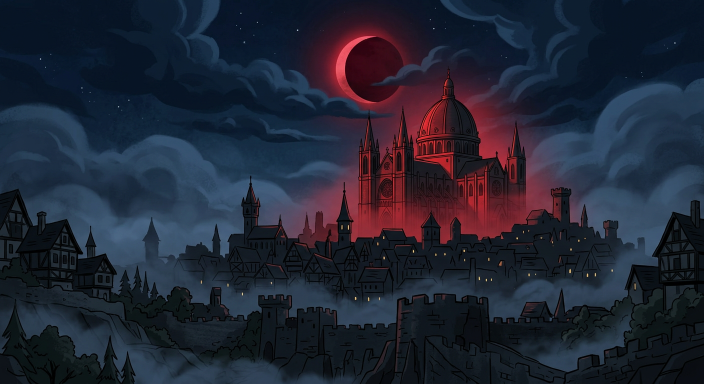
#> input picture images/bg-eclipse.png, 1408 x 768 px (shown at 1/2 size)
$ python -i build_video.py   (imports and definitions only)
#> lines starting #> are read from the running program, lines starting #| are printed output that depends on the picture
import os, subprocess, shutil, re, wave
import numpy as np
from PIL import Image, ImageDraw, ImageFont, ImageFilter, ImageEnhance
import imageio_ffmpeg

# [1 line that did not run here, left out]
W, H, FPS = 1280, 720, 24
BG = "build4"
# [2 lines not run here, left out]

FONT_B = "/usr/share/fonts/truetype/dejavu/DejaVuSerif-Bold.ttf"
FONT_R = "/usr/share/fonts/truetype/dejavu/DejaVuSerif.ttf"

def font(p, s): return ImageFont.truetype(p, s)

_VIG = None
# [8 lines left out: function vignette, not called in this run]

def fit(img, w=W, h=H):
    img = img.convert("RGB")
    s = max(w / img.width, h / img.height)
    img = img.resize((int(img.width * s), int(img.height * s)), Image.LANCZOS)
    x = (img.width - w) // 2; y = (img.height - h) // 2
    return img.crop((x, y, x + w, y + h))

def img(n): return fit(Image.open(f"images/{n}"))

_BRAND = None
# [51 lines left out: functions brand_overlay, wrap, caption_overlay, lower_overlay, badge_overlay, not called in this run]

def chapter_card(title, sub=None):
    im = Image.new("RGB", (W, H), (10, 8, 6)); d = ImageDraw.Draw(im)
    for r in range(700, 0, -4):
        c = int(16 + (r / 700) * 26)
        d.ellipse([W/2 - r, H/2 - r, W/2 + r, H/2 + r], fill=(c, c - 2, c - 6))
    f = font(FONT_B, 58)
    lines = title.split("\n"); y = H/2 - 42 * len(lines)
    for ln in lines:
        tw = d.textlength(ln, font=f)
        d.text(((W - tw)/2 + 3, y + 3), ln, font=f, fill=(0, 0, 0))
        d.text(((W - tw)/2, y), ln, font=f, fill=(255, 214, 120)); y += 82
    if sub:
        fs = font(FONT_R, 28); tw = d.textlength(sub, font=fs)
        d.text(((W - tw)/2, y + 6), sub, font=fs, fill=(206, 196, 176))
    return im

def date_card(date, place):
#> called with date = '29 MAY 1453', place = 'CONSTANTINOPLE'
    im = Image.new("RGB", (W, H), (10, 8, 6)); d = ImageDraw.Draw(im)
    f = font(FONT_B, 86); tw = d.textlength(date, font=f)
#> after `tw = d.textlength(date, font=f)`: tw = 638
    d.text(((W - tw)/2 + 4, H/2 - 70 + 4), date, font=f, fill=(0, 0, 0))
    d.text(((W - tw)/2, H/2 - 70), date, font=f, fill=(255, 214, 120))
    fs = font(FONT_R, 32); tw = d.textlength(place, font=fs)
#> after `tw = d.textlength(place, font=fs)`: tw = 325.7
#> the loop in chapter_card, `for ln in lines:` made 1 pass
#> tw on pass 1: 714.8
#> after the loop in chapter_card, `for ln in lines:`: y = 400
#> in chapter_card, `tw = d.textlength(sub, font=fs)`: tw = 73.88
#> the loop in chapter_card (call 2), `for ln in lines:` made 1 pass
#> tw on pass 1: 1077.4
    d.text(((W - tw)/2, H/2 + 40), place, font=fs, fill=(210, 200, 180))
    return im

def end_card():
    im = Image.new("RGB", (W, H), (10, 8, 6)); d = ImageDraw.Draw(im)
    for r in range(700, 0, -4):
        c = int(16 + (r / 700) * 26)
        d.ellipse([W/2 - r, H/2 - r, W/2 + r, H/2 + r], fill=(c, c - 2, c - 6))
    f = font(FONT_B, 64); t = "SUBSCRIBE"
    tw = d.textlength(t, font=f)
#> tw = 439.3
    d.text(((W - tw)/2 + 3, H/2 - 90 + 3), t, font=f, fill=(0, 0, 0))
    d.text(((W - tw)/2, H/2 - 90), t, font=f, fill=(255, 214, 120))
    fs = font(FONT_R, 30); t2 = "Next story: THE MONGOL EMPIRE?"
    tw = d.textlength(t2, font=fs); d.text(((W - tw)/2, H/2 + 10), t2, font=fs, fill=(226, 216, 196))
#> after `tw = d.textlength(t2, font=fs)`: tw = 561.4
    f3 = font(FONT_R, 22); t3 = "Echoes of Empires  -  History that hits like a movie"
    tw = d.textlength(t3, font=f3); d.text(((W - tw)/2, H/2 + 70), t3, font=f3, fill=(150, 140, 124))
#> after `tw = d.textlength(t3, font=f3)`: tw = 567.8
    return im

# [38 lines left out: functions write_plate, write_hold, write_black, not called in this run]

CH = [108.6, 102.5, 95.8, 88.9, 99.8, 90.7, 89.6, 101.0, 88.3, 90.8, 93.68, 48.27]
C = 2.4

SEG = [
    ("black", 1.0, None, None, None, None, None),
    ("card", 2.2, date_card("29 MAY 1453", "CONSTANTINOPLE"), None, None, None, None),
    ("plate", CH[0]-3.2, "background-walls.png",
     "On the morning of May 29th, 1453, the most famous city in the world died.",
     "For a thousand years, its walls had never been breached.", None, "DAY 53"),

    ("card", C, chapter_card("THE WORLD BEFORE", "Act 1"), None, None, None, None),
    ("plate", CH[1]-C, "background-walls.png",
     "The walls were the whole point. As long as they stood, the city could wait for help.",
     "Constantine XI - last Roman emperor, 49", "CONSTANTINE XI  -  LAST ROMAN EMPEROR, 49", None),
    ("plate", CH[2], "character-mehmed.png",
     "'He'll be easy,' they said. Mehmed smiled, signed friendly treaties...",
     "Mehmed II - the boy sultan", "MEHMED II  -  THE BOY SULTAN, 19", None),

    ("card", C, chapter_card("1452 - THE YEAR OF THE KNIFE", "Act 2"), None, None, None, None),
    ("plate", CH[3]-C, "prop-great-bombard.png",
     "The Great Bombard - a stone ball of 600 kilos, over a mile.",
     "60 oxen - 400 men - 7 shots a day", "ORBAN  -  THE CANNON MAKER", None),
    ("plate", CH[4], "bg-golden-horn.png",
     "Across the mouth of the Golden Horn, the Byzantines stretched a great chain.",
     "The second trump card", "THE GREAT CHAIN  -  GOLDEN HORN", None),

    ("card", C, chapter_card("DAY 1 - 6 APRIL 1453", "Act 3 - The Siege"), None, None, None, None),
    ("plate", CH[5]-C, "bg-siege-camp.png",
     "The sultan did not. He stripped his admiral, Baltoghlu, of everything.",
     "20 April - the convoy that embarrassed a sultan", None, "DAY 15"),
    ("plate", CH[6], "bg-underground.png",
     "Serbian sappers started tunneling under the walls.",
     "The war underground", "THE WAR UNDERGROUND", "DAY 17"),
    ("plate", CH[7], "bg-hagia-sophia.png",
     "On May 21st, Mehmed made one last offer.",
     "21 May - the refusal", None, "DAY 46"),

    ("card", C, chapter_card("DAY 53 - 29 MAY 1453", "Act 4 - The Last Day"), None, None, None, None),
    ("plate", CH[8]-C, "bg-final-assault.png",
     "Wave two: the azaps - poorly trained, poorly equipped, and absolutely everywhere.",
     "Midnight - three waves", "THE FINAL ASSAULT", "DAY 53"),
    ("plate", CH[9], "character-constantine.png",
     "But something happened at that gate.",
     "The gate that may have decided everything", "CONSTANTINE XI  -  LAST ROMAN EMPEROR", "DAY 53"),

    ("card", C, chapter_card("THE ECHO", "Act 5"), None, None, None, None),
    ("plate", CH[10]-C, "bg-echo.png",
     "Mehmed rode in and, by most accounts, stopped the worst of it.",
     "Mehmed - 'Caesar of Rome'", "MEHMED II  -  'CAESAR OF ROME'", None),
    ("plate", CH[11], "bg-two-thrones.png",
     "Two young men. One city. Fifty-three days.",
     "One got the city. The other got the legend.", None, None),

    ("card", 6.0, end_card(), None, None, None, None),
    ("black", 1.5, None, None, None, None, None),
]

# [1 line not run here, left out]
dirs = []
# [21 lines not run here, left out]

alst = f"{BG}/audio.txt"
# [5 lines not run here, left out]

# [1 line that did not run here, left out]
# [1 line that did not run here, left out]
# [1 line that did not run here, left out]
# [1 line not run here, left out]
# [1 line that did not run here, left out]
rng = np.random.default_rng(11)
def tone(f, a, ph=0): return a * np.sin(2 * np.pi * f * t + ph)
# [1 line that did not run here, left out]
# [1 line that did not run here, left out]
# [1 line that did not run here, left out]
# [3 lines not run here, left out]
# [1 line that did not run here, left out]

# [13 lines left out: functions boom, drum_roll, not called in this run]

offs = []; acc = 0.0
# [2 lines not run here, left out]
# [1 line that did not run here, left out]
# [3 lines not run here, left out]
# [1 line that did not run here, left out]

fi = int(3 * sr); fo = int(4 * sr)
# [1 line not run here, left out]
# [1 line that did not run here, left out]
# [1 line not run here, left out]
# [1 line that did not run here, left out]
# [9 lines not run here, left out]

>>> from PIL import Image
>>> picture = Image.open('../images/bg-eclipse.png')
#> picture is the input picture: PIL image 1408x768 RGB; mean R, G, B 33.3, 37.2, 51.8
>>> result = fit(picture)
#> in fit, `img = img.resize((int(img.width * s), int(img.height * s)), Image.LANC..`:
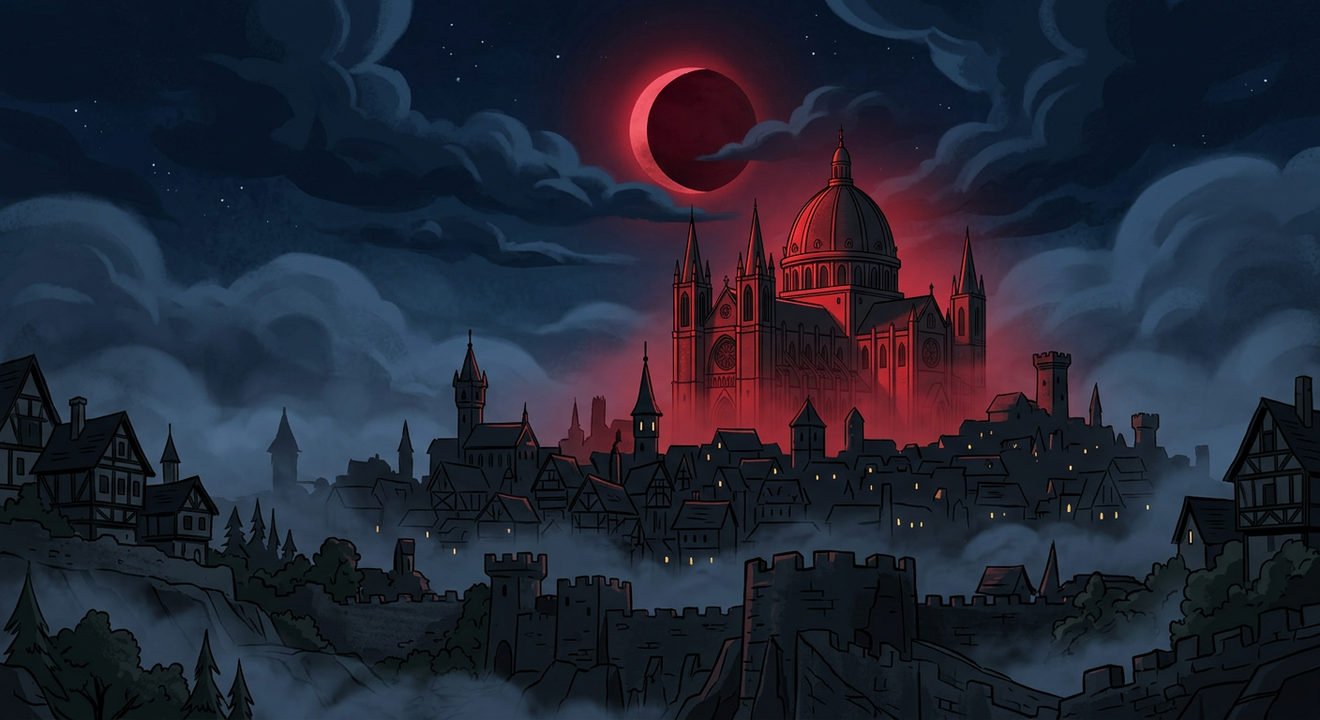
#> img: PIL image 1320x720 RGB; mean R, G, B 33.3, 37.2, 51.8
#> in fit, `return img.crop((x, y, x + w, y + h))`:
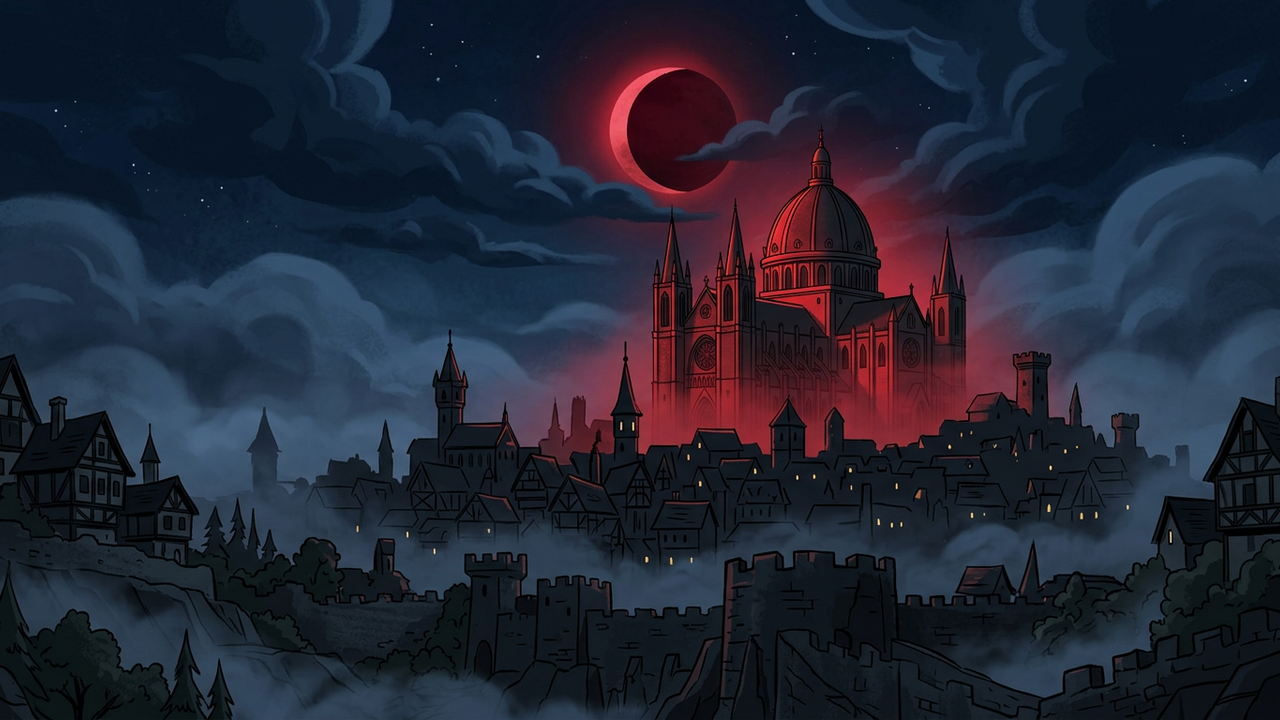
#> returned value: PIL image 1280x720 RGB; mean R, G, B 33.8, 37.4, 52.1
